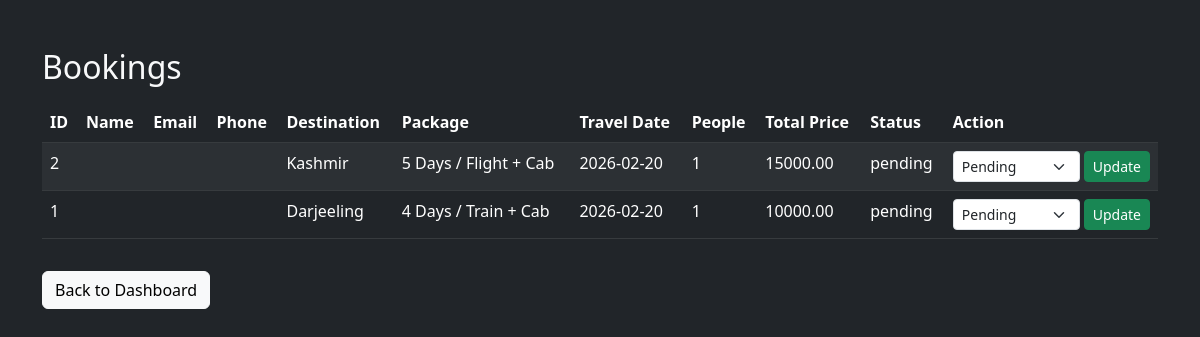
Before: /admin/bookings.php (signed in) with the older database file.
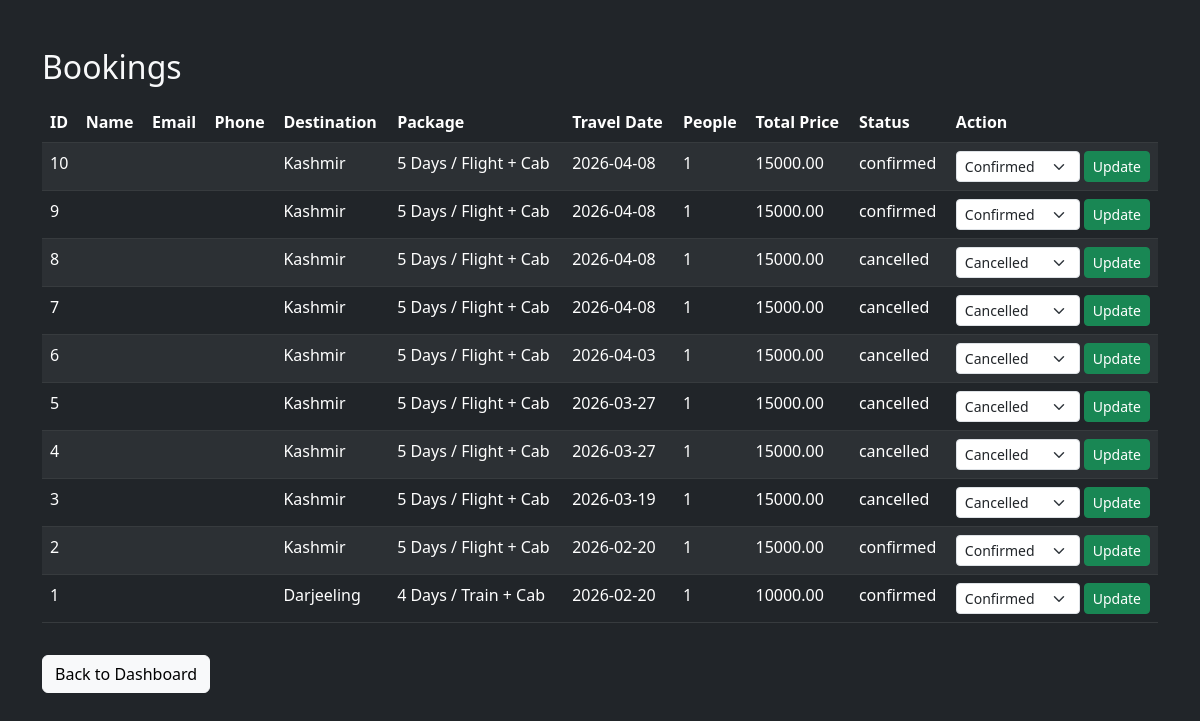
After: the same page with the newer database file.
### tables this page shows
CREATE TABLE `bookings` (
  `id` int(11) NOT NULL,
  `user_id` int(11) NOT NULL,
  `user_name` varchar(255) DEFAULT NULL,
  `user_email` varchar(255) DEFAULT NULL,
  `user_phone` varchar(50) DEFAULT NULL,
  `package_id` int(11) NOT NULL,
  `travel_date` date NOT NULL,
  `num_people` int(11) NOT NULL,
  `total_price` decimal(10,2) NOT NULL,
  `transaction_id` varchar(100) DEFAULT NULL,
  `status` enum('pending_payment','confirmed','cancelled') DEFAULT 'pending_payment',
  `booking_date` timestamp NULL DEFAULT current_timestamp()
);

CREATE TABLE `destinations` (
  `id` int(11) NOT NULL,
  `name` varchar(100) DEFAULT NULL,
  `description` text DEFAULT NULL,
  `image` varchar(255) DEFAULT NULL
);

CREATE TABLE `packages` (
  `id` int(11) NOT NULL,
  `destination_id` int(11) DEFAULT NULL,
  `days` varchar(50) DEFAULT NULL,
  `transport` varchar(50) DEFAULT NULL,
  `price` int(11) DEFAULT NULL
);

### admin/bookings.php (the view, shortened to what this page needs)
<?php
require_once("../config/db.php");
$bookings = $conn->query("
    SELECT b.id, b.user_name, b.user_email, b.user_phone, d.name AS destination,
           p.days, p.transport, b.travel_date, b.num_people, b.total_price, b.status
    FROM bookings b
    JOIN packages p ON b.package_id = p.id
    JOIN destinations d ON p.destination_id = d.id
    ORDER BY b.id DESC
");
?>
<!DOCTYPE html>
<html>
<head>
    <link href="https://cdn.jsdelivr.net/npm/bootstrap@5.3.0/dist/css/bootstrap.min.css" rel="stylesheet">
</head>
<body class="bg-dark text-light">
<div class="container mt-5">
    <h2>Bookings</h2>
    <table class="table table-dark table-striped mt-3">
        <thead>
            <tr>
                <th>ID</th>
                <th>Name</th>
                <th>Email</th>
                <th>Phone</th>
                <th>Destination</th>
                <th>Package</th>
                <th>Travel Date</th>
                <th>People</th>
                <th>Total Price</th>
                <th>Status</th>
                <th>Action</th>
            </tr>
        </thead>
        <tbody>
            <?php while($row = $bookings->fetch_assoc()): ?>
            <tr>
                <td><?= $row['id'] ?></td>
                <td><?= $row['user_name'] ?></td>
                <td><?= $row['user_email'] ?></td>
                <td><?= $row['user_phone'] ?></td>
                <td><?= $row['destination'] ?></td>
                <td><?= $row['days'] ?> / <?= $row['transport'] ?></td>
                <td><?= $row['travel_date'] ?></td>
                <td><?= $row['num_people'] ?></td>
                <td><?= $row['total_price'] ?></td>
                <td><?= $row['status'] ?></td>
                <td>
                    <form method="POST" class="d-flex">
                        <select name="status" class="form-select form-select-sm me-1">
                            <option value="pending_payment" <?= $row['status']=='pending_payment'?'selected':'' ?>>Pending</option>
                            <option value="confirmed" <?= $row['status']=='confirmed'?'selected':'' ?>>Confirmed</option>
                            <option value="cancelled" <?= $row['status']=='cancelled'?'selected':'' ?>>Cancelled</option>
                        </select>
                        <button type="submit" name="update_status" class="btn btn-success btn-sm">Update</button>
                    </form>
                </td>
            </tr>
            <?php endwhile; ?>
        </tbody>
    </table>
    <a href="dashboard.php" class="btn btn-light mt-3">Back to Dashboard</a>
</div>
</body>
</html>

Changed rows visible on the page:
added bookings: id "10", destinations.name "Kashmir", package.days "5 Days", package.transport "Flight + Cab", travel_date "2026-04-08", num_people "1", total_price "15000.00", status "confirmed", status "Confirmed"
added bookings: id "9", destinations.name "Kashmir", package.days "5 Days", package.transport "Flight + Cab", travel_date "2026-04-08", num_people "1", total_price "15000.00", status "confirmed", status "Confirmed"
added bookings: id "8", destinations.name "Kashmir", package.days "5 Days", package.transport "Flight + Cab", travel_date "2026-04-08", num_people "1", total_price "15000.00", status "cancelled", status "Cancelled"
added bookings: id "7", destinations.name "Kashmir", package.days "5 Days", package.transport "Flight + Cab", travel_date "2026-04-08", num_people "1", total_price "15000.00", status "cancelled", status "Cancelled"
added bookings: id "6", destinations.name "Kashmir", package.days "5 Days", package.transport "Flight + Cab", travel_date "2026-04-03", num_people "1", total_price "15000.00", status "cancelled", status "Cancelled"
added bookings: id "5", destinations.name "Kashmir", package.days "5 Days", package.transport "Flight + Cab", travel_date "2026-03-27", num_people "1", total_price "15000.00", status "cancelled", status "Cancelled"
added bookings: id "4", destinations.name "Kashmir", package.days "5 Days", package.transport "Flight + Cab", travel_date "2026-03-27", num_people "1", total_price "15000.00", status "cancelled", status "Cancelled"
added bookings: id "3", destinations.name "Kashmir", package.days "5 Days", package.transport "Flight + Cab", travel_date "2026-03-19", num_people "1", total_price "15000.00", status "cancelled", status "Cancelled"
changed bookings id 2: status "pending" → "confirmed"; status "Pending" → "Confirmed"
changed bookings "Darjeeling": status "pending" → "confirmed"; status "Pending" → "Confirmed"
